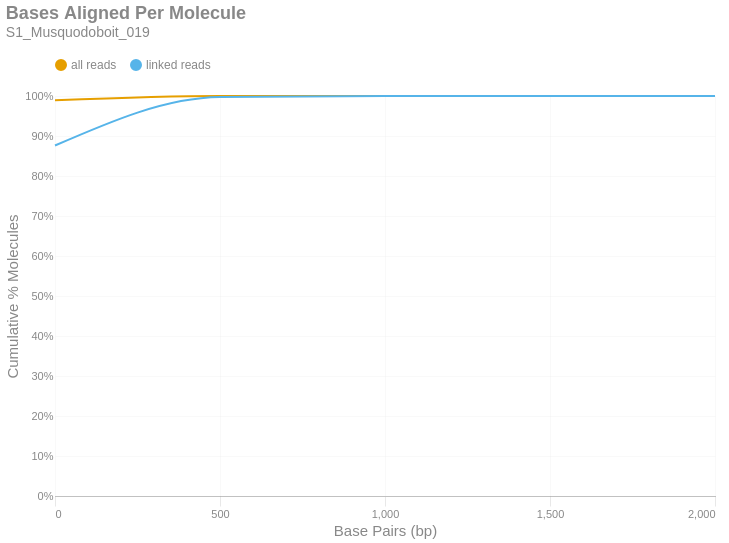

The code cell stored with this chart in its notebook:
### Markdown cell above
### Bases Aligned Per Molecule
This is a cumulative frequency distribution showing the number of base pairs aligned per unique molecule. These data are shown in 500 bp bins. There are two distributions: one with `all reads` (yellow) and another with only `linked reads` (blue). The percent of molecules in the `linked reads` distribution is relative to the total number of linked molecules.

### Code cell
if SKIPLR:
    print_html(f"Skipped")
else:
    binned_df = consolidated_hist(valids['aligned_bp'], mask, 500, True)
    with SafeRender(binned_df):
        (
            density_plot(binned_df, 'Bases Aligned Per Molecule', samplename, 'basesper')
            .encode(
                x=alt.X('bin:Q', title="Base Pairs (bp)").axis(tickMinStep=500).scale(padding=0),
                y=alt.Y('value:Q', title='Cumulative % Molecules')
                    .axis(format='%')
                    .scale(domain = [0,1])
                    .stack(False),
                color=alt.Color("key:N").scale(domain = ["all reads", "linked reads"]),
                tooltip = [
                    alt.Tooltip("key:N", title = "Data Type"),
                    alt.Tooltip("range_label:N", title="Bases Aligned Per Molecule"),
                    alt.Tooltip("value:Q", format = ".2%", title="% Molecules (Cum.)")
                ]
            )
        ).display()

### Figure 1 — Vega-Lite specification as saved in the notebook (floating-point values rounded to 4 significant figures)
{"width": "container", "height": 400, "config": {"title": {"anchor": "start", "dy": -15, "fontSize": 18, "color": "#888888", "subtitleColor": "#888888", "subtitleFontSize": 14}, "arc": {"fill": "#0072B2"}, "axis": {"domainColor": "#888888", "domainWidth": 0.5, "gridWidth": 0.2, "grid": false, "titleFontWeight": 400, "titleFontSize": 15, "labelFontSize": 11, "labelColor": "#888888", "tickColor": "#888888", "tickWidth": 0.2, "titleColor": "#888888"}, "axisBand": {"grid": false}, "axisX": {"grid": true, "tickSize": 10, "domainCap": "round"}, "axisY": {"domain": false, "grid": true, "tickSize": 0, "domainCap": "round"}, "background": "transparent", "header": {"labelFontSize": 15, "labelColor": "#888888", "titleFontSize": 15, "titleFontWeight": 600, "titleColor": "#888888"}, "legend": {"labelFont": "sans-serif", "labelFontSize": 12, "labelColor": "#888888", "symbolSize": 100, "symbolType": "circle", "titleFontSize": 12, "titlePadding": 10, "titleColor": "#888888", "title": null, "orient": "top"}, "range": {"category": ["#E69F00", "#56B4E9", "#009E73", "#F0E442", "#0072B2", "#D55E00", "#CC79A7", "#000000"], "diverging": ["#cfe8f3", "#a2d4ec", "#73bfe2", "#46abdb", "#1696d2", "#12719e"]}, "area": {"fill": "#0072B2", "fillOpacity": 0.7, "line": true, "strokeOpacity": 0.7}, "line": {"color": "#0072B2", "stroke": "#0072B2", "strokeWidth": 2}, "trail": {"color": "#0072B2", "stroke": "#0072B2", "strokeWidth": 0, "size": 1}, "point": {"filled": true, "fillOpacity": 1.0, "size": 95}, "text": {"color": "#888888", "fontSize": 11, "align": "right", "fontWeight": 400, "size": 11}, "bar": {"fill": "#0072B2", "stroke": null}, "view": {"stroke": null, "continuousWidth": 660, "continuousHeight": 400}}, "data": {"name": "data-cd562f74df37bb294d59150e4069f42c"}, "mark": {"type": "line", "interpolate": "monotone", "point": {"opacity": 0, "size": 275}}, "encoding": {"color": {"field": "key", "scale": {"domain": ["all reads", "linked reads"]}, "type": "nominal"}, "tooltip": [{"field": "key", "title": "Data Type", "type": "nominal"}, {"field": "range_label", "title": "Bases Aligned Per Molecule", "type": "nominal"}, {"field": "value", "format": ".2%", "title": "% Molecules (Cum.)", "type": "quantitative"}], "x": {"axis": {"tickMinStep": 500}, "field": "bin", "scale": {"padding": 0}, "title": "Base Pairs (bp)", "type": "quantitative"}, "y": {"axis": {"format": "%"}, "field": "value", "scale": {"domain": [0, 1]}, "stack": false, "title": "Cumulative % Molecules", "type": "quantitative"}}, "params": [{"name": "param_c36ac31b6afebe62", "select": {"type": "point", "fields": ["key"]}, "bind": "legend"}], "title": {"text": "Bases Aligned Per Molecule", "subtitle": "S1_Musquodoboit_019"}, "transform": [{"fold": ["all reads (cumsum)", "linked reads (cumsum)"]}, {"calculate": "replace(datum.key, ' (cumsum)', '')", "as": "key"}, {"filter": {"param": "param_c36ac31b6afebe62"}}], "usermeta": {"embedOptions": {"downloadFileName": "S1_Musquodoboit_019.basesper"}}, "$schema": "https://vega.github.io/schema/vega-lite/v6.1.0.json", "datasets": {"data-cd562f74df37bb294d59150e4069f42c": [{"bin": "0.0", "interval": "0.0-500.0", "all reads": 0.9892, "linked reads": 0.8762, "all reads (cumsum)": 0.9892, "linked reads (cumsum)": 0.8762, "range_label": "0-499"}, {"bin": "500.0", "interval": "500.0-1000.0", "all reads": 0.01048, "linked reads": 0.1212, "all reads (cumsum)": 0.9997, "linked reads (cumsum)": 0.9974, "range_label": "500-999"}, {"bin": "1000.0", "interval": "1000.0-1500.0", "all reads": 0.0002836, "linked reads": 0.002557, "all reads (cumsum)": 1.0, "linked reads (cumsum)": 0.9999, "range_label": "1000-1499"}, {"bin": "1500.0", "interval": "1500.0-2000.0", "all reads": 1.06e-05, "linked reads": 5.005e-05, "all reads (cumsum)": 1.0, "linked reads (cumsum)": 1.0, "range_label": "1500-1999"}, {"bin": "2000.0", "interval": "2000.0-2500.0", "all reads": 1.178e-06, "linked reads": 0.0, "all reads (cumsum)": 1.0, "linked reads (cumsum)": 1.0, "range_label": "2000-2499"}]}}
